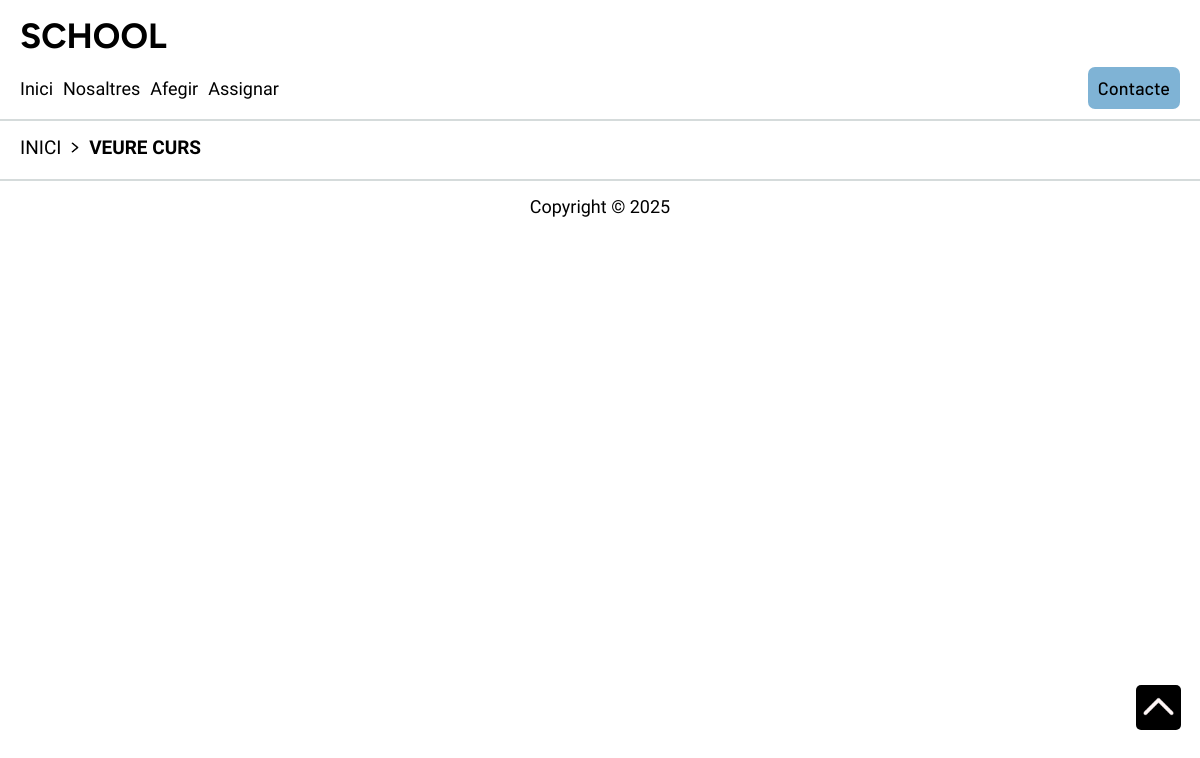
Page /veurecurs on the earlier database version.
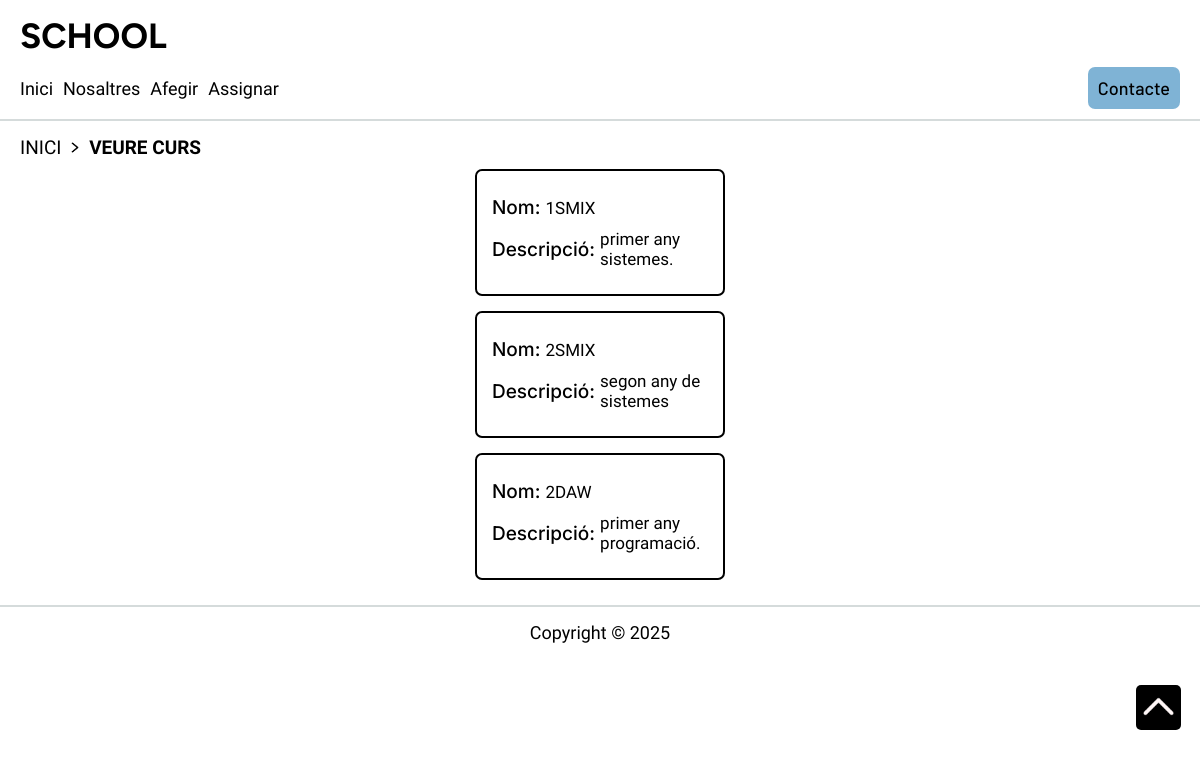
Same page on the later database version.
### tables this page shows
CREATE TABLE `course` (
  `id` int(11) NOT NULL AUTO_INCREMENT,
  `name` varchar(100) NOT NULL,
  `description` varchar(100) NOT NULL,
  `degree_id` int(11) DEFAULT NULL,
  PRIMARY KEY (`id`),
  KEY `course_degrees_FK` (`degree_id`),
  CONSTRAINT `course_degrees_FK` FOREIGN KEY (`degree_id`) REFERENCES `degrees` (`id`) ON DELETE CASCADE ON UPDATE CASCADE
);

### src/helper.php (called while the page is built, shortened)
<?php
function view(string $template,array $data=null){
    require VIEWS.'/'.$template.'.view.php';
    return  ob_get_clean();
}

### index.php (called while the page is built, shortened)
<?php
require __DIR__ .'/bootstrap.php';
$router->dispatch(new Request());

### src/School/Services/CourseServices.php (called while the page is built, shortened)
<?php
class CourseServices{
    private CourseRepository $CourseRepository;
    function __construct(\PDO $db, CourseRepository $CourseRepository){
        $this->CourseRepository = $CourseRepository;
    }
    function show(){
        return $this->CourseRepository->show();
    }
}

### src/Infrastructure/Persistence/CourseRepository.php (called while the page is built, shortened)
<?php
class CourseRepository implements ICourseRepository{
    private \PDO $db;
    function __construct(\PDO $db){
        $this->db = $db;
    }
    function show(){
        $allcourse = [];
        $sql = $this->db->prepare("SELECT * FROM course");
        $sql->execute();
        while($fila = $sql->fetch(\PDO::FETCH_ASSOC)){
            $course = new Course($fila['name'], $fila['description']);
            $course->setId($fila['id']);
            $allcourse[] = $course;
        }
        return $allcourse;
    }
}

### src/School/Checks/Check.php (called while the page is built, shortened)
<?php
class Check {
    public static function isNull($s): bool {
        return $s == null ? true : false;
    }
    public static function minLenght(string $s, int $lenght): int {
        return strlen(trim($s)) >= $lenght ? 0 : -3;
    }
}

### src/School/Entities/Course.php (called while the page is built, shortened)
<?php
class Course{
    protected string $name;
    protected string $description;
    public function __construct(string $name, string $description ){
        $message = "";
    }
    public function getName(): string{
        return $this->name;
    }
    public function setName(string $name): int{
        $this->name = $name;
        return 0;
    }
    public function getDescription (): string{
        return $this->description;
    }
    public function setDescription(string $description): int{
        $this->description = $description;
        return 0;
    }
    public function setId(?int $id): int{
        return 0;
    }
}

### src/Views/veurecurs.view.php (the view, shortened to what this page needs)
<!DOCTYPE html>
<html lang="es">
<head>
    <link rel="stylesheet" href="css/veurecamps/departament/veurecamps.css">
</head>
<body>
    <?php include 'parts/nav/nav.view.php'?>
    <article class="localitzacio">
        <a id="localitzacio__enlac" href="/index">
            <p id="localitzacio__text">INICI</p>
        </a>
        <img id="localitzacio__img" src="img/fletxes/fletxadreta.png" alt="fletxadreta">
        <a id="localitzacio__enlac" href="/veurecurs">
            <p id="localitzacio__text--ubi">VEURE CURS</p>
        </a>
    </article>
    <section>
        <?php foreach($courses as $course) { ?>
            <div id="box">
                <div id="capsa__big">
                    <div id="capsa__individual">
                        <h1 id="capsa__titol">Nom:</h1>
                        <p id="capsa__desc"><?php echo $course->getName() ?></p>
                    </div>
                    <div id="capsa__individual">
                        <h1 id="capsa__titol">Descripció:</h1>
                        <p id="capsa__desc"><?php echo $course->getDescription() ?></p>
                    </div>
                </div>
            </div>
        <?php } ?>
    </section>
    <?php include 'parts/fletxadalt/fletxadalt.view.php'?>
    <?php include 'parts/footer/footer.view.php'?>
</body>
</html>

Differences in the rows shown:
added course: name "1SMIX", description "primer any sistemes."
added course: name "2SMIX", description "segon any de sistemes"
added course: name "2DAW", description "primer any programació."
